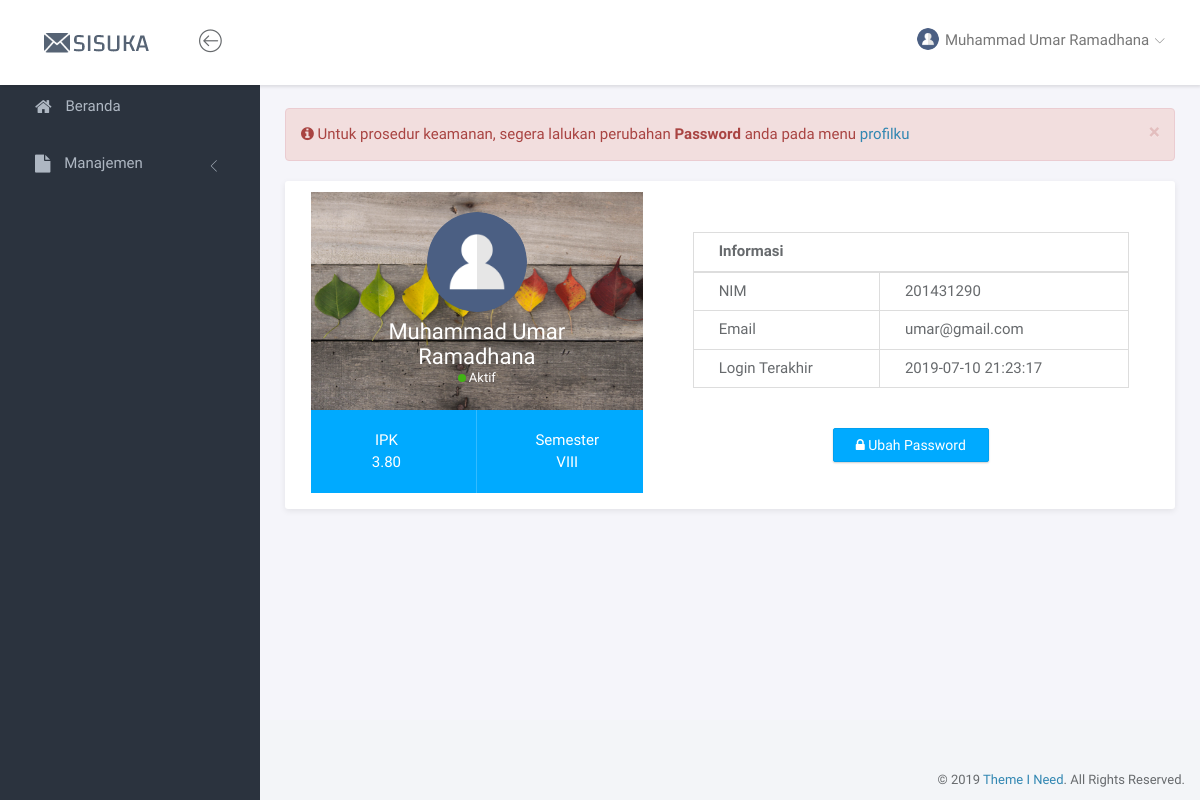
Page /index.php?page=profil (signed in) on the committed database.
### tables this page shows
CREATE TABLE `tbl_mahasiswa` (
  `nim` varchar(15) NOT NULL,
  `nama_lengkap` varchar(100) NOT NULL,
  `email` varchar(50) NOT NULL,
  `ipk` decimal(3,2) NOT NULL,
  `semester` varchar(5) NOT NULL,
  `password` varchar(10) NOT NULL,
  `terakhir_login` timestamp NULL DEFAULT NULL ON UPDATE CURRENT_TIMESTAMP
);

### page/profil/profil.php (the view, shortened to what this page needs)
<div class="panel panel-headline">
    <div class="panel-body">
        <div class="row">
            <div class="col-md-5">
                <div class="profile-header">
                    <div class="profile-main">
                        <img src="<?= $photo ?>" class="img-circle" width="100" alt="<?= $nama ?>">
                        <h3 class="name"><?= $nama ?></h3>
                        <span class="online-status status-available">Aktif</span>
                    </div>
                    <div class="profile-stat">
                        <div class="row">
                            <div class="col-md-6 stat-item">
                                <span>IPK</span> <?= $datauser['ipk'] ?>
                            </div>
                            <div class="col-md-6 stat-item">
                                <span>Semester</span> <?= $datauser['semester'] ?>
                            </div>
                        </div>
                    </div>
                </div>
            </div>
            <div class="col-md-7">
                <div class="profile-info informasiumum">
                    <table class="table table-bordered">
                        <thead>
                            <tr>
                                <th colspan="2">Informasi</th>
                            </tr>
                        </thead>
                        <tbody>
                            <tr>
                                <td>NIM</td>
                                <td><?= $datauser['nim'] ?></td>
                            </tr>
                            <tr>
                                <td>Email</td>
                                <td><?= $datauser['email'] ?></td>
                            </tr>
                            <tr>
                                <td>Login Terakhir</td>
                                <td><?= $datauser['terakhir_login'] ?></td>
                            </tr>
                        </tbody>
                    </table>
                </div>
                <div id="btneditpassword" class="text-center informasiumum"><button class="btn btn-primary"><i class="fa fa-lock"></i> Ubah Password</button></div>
            </div>
        </div>
    </div>
</div>

### header.php (shortened to what this page needs)
<nav class="navbar navbar-default navbar-fixed-top">
			<div class="brand">
				<a href="index.html"><img src="assets/img/sisuka.png" alt="Klorofil Logo" class="img-responsive logo"></a>
			</div>
			<div class="container-fluid">
				<div class="navbar-btn">
					<button type="button" class="btn-toggle-fullwidth"><i class="lnr lnr-arrow-left-circle"></i></button>
				</div>
				<div id="navbar-menu">
					<ul class="nav navbar-nav navbar-right">
						<li class="dropdown">
							<a href="#" class="dropdown-toggle" data-toggle="dropdown"><img src="<?= $photo ?>" class="img-circle" alt="Avatar"> <span><?= $nama ?></span> <i class="icon-submenu lnr lnr-chevron-down"></i></a>
						</li>
					</ul>
				</div>
			</div>
		</nav>

### assets/css/main.css (style rules this page uses)
html { position: relative; min-height: 100%; }
body { background-color: #F3F5F8; font-family: "Source Sans Pro", sans-serif; font-size: 15px; color: #676a6d; }
a { color: #3287B2; }
th { font-weight: 600; }
.navbar-default { -webkit-transition: all 0.3s ease-in-out; -moz-transition: all 0.3s ease-in-out; -ms-transition: all 0.3s ease-in-out; -o-transition: all 0.3s ease-in-out; transition: all 0.3s ease-in-out; -moz-box-shadow: 1px 2px 3px rgba(0, 0, 0, 0.1); -webkit-box-shadow: 1px 2px 3px rgba(0, 0, 0, 0.1); box-shadow: 1px 2px 3px rgba(0, 0, 0, 0.1); -webkit-border-radius: 0; -moz-border-radius: 0; border-radius: 0; padding: 0; margin: 0; border: none; background-color: #fff; }
.navbar-default .brand { float: left; padding: 30px 39px; background-color: #fff; }
.navbar-btn { float: left; padding: 16px 0; }
.navbar-btn button { font-size: 24px; padding: 4px 8px; line-height: .7; border: none; background: none; outline: none; }
.navbar-nav > li > a { padding: 28px 20px; }
.navbar-nav > li > a > i { font-size: 22px; margin-right: 2px; vertical-align: middle; }
.navbar-nav > li > a > i.icon-submenu { margin-left: 2px; margin-right: 0; font-size: 10px; position: relative; top: 2px; }
.navbar-nav > li > a > span { position: relative; top: 2px; }
.navbar-nav > li > a img { width: 22px; margin-right: 2px; }
@media screen and (min-width: 768px) { .navbar-nav.navbar-right { margin-right: 0; } }
.btn { -webkit-border-radius: 2px; -moz-border-radius: 2px; border-radius: 2px; -moz-box-shadow: 0px 1px 2px 0 rgba(0, 0, 0, 0.2); -webkit-box-shadow: 0px 1px 2px 0 rgba(0, 0, 0, 0.2); box-shadow: 0px 1px 2px 0 rgba(0, 0, 0, 0.2); padding: 6px 22px; }
.btn-primary { background-color: #00AAFF; border-color: #00a0f0; }
.panel { -webkit-border-radius: 3px; -moz-border-radius: 3px; border-radius: 3px; -moz-box-shadow: 0 2px 6px rgba(0, 0, 0, 0.08); -webkit-box-shadow: 0 2px 6px rgba(0, 0, 0, 0.08); box-shadow: 0 2px 6px rgba(0, 0, 0, 0.08); background-color: #fff; margin-bottom: 30px; }
.panel .panel-heading, .panel .panel-body, .panel .panel-footer { padding-left: 25px; padding-right: 25px; }
.panel .panel-body { padding-top: 10px; padding-bottom: 15px; }
.panel .table > thead > tr > td:first-child, .panel .table > thead > tr > th:first-child, .panel .table > tbody > tr > td:first-child, .panel .table > tbody > tr > th:first-child, .panel .table > tfoot > tr > td:first-child, .panel .table > tfoot > tr > th:first-child { padding-left: 25px; }
.panel .table > thead > tr > td:last-child, .panel .table > thead > tr > th:last-child, .panel .table > tbody > tr > td:last-child, .panel .table > tbody > tr > th:last-child, .panel .table > tfoot > tr > td:last-child, .panel .table > tfoot > tr > th:last-child { padding-left: 25px; }
.profile-header { position: relative; text-align: center; color: #fff; }
.profile-header .profile-main { position: relative; padding: 20px; background-image: url("../../assets/img/profile-bg.png"); background-repeat: no-repeat; background-size: cover; }
.profile-header .name { margin: 8px 0 0 0; font-size: 22px; }
.profile-header .online-status { font-size: 13px; position: relative; top: -2px; }
.profile-header .online-status:before { -webkit-border-radius: 50%; -moz-border-radius: 50%; border-radius: 50%; display: inline-block; vertical-align: middle; *vertical-align: auto; *zoom: 1; *display: inline; content: ''; width: 8px; height: 8px; margin-right: 3px; }
.profile-header .online-status.status-available:before { background-color: #41B314; }
.profile-header .profile-stat { position: relative; background-color: #00AAFF; }
.profile-header .profile-stat .stat-item { padding: 20px; position: relative; }
.profile-header .profile-stat .stat-item:after { content: ""; display: block; position: absolute; top: 0; right: 0; width: 1px; height: 100%; background-color: #33bbff; }
.profile-header .profile-stat .stat-item:last-child:after { display: none; }
.profile-header .profile-stat .stat-item span { display: block; }
.profile-info { padding: 0 20px; margin: 40px 0; }

### rows in the picture
tbl_mahasiswa: nama_lengkap "Muhammad Umar Ramadhana", ipk "3.80", semester "VIII", nim "201431290", email "umar@gmail.com", terakhir_login "2019-07-10 21:23:17"
